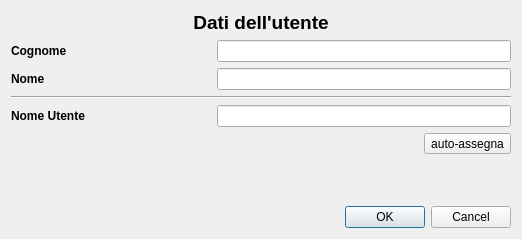
<?xml version="1.0" encoding="UTF-8"?>
<ui version="4.0">
 <class>DlgStudentMod</class>
 <widget class="QDialog" name="DlgStudentMod">
  <property name="geometry">
   <rect>
    <x>0</x>
    <y>0</y>
    <width>522</width>
    <height>239</height>
   </rect>
  </property>
  <property name="windowTitle">
   <string>Gestione Utenti</string>
  </property>
  <layout class="QVBoxLayout" name="verticalLayout">
   <item>
    <widget class="QLabel" name="label_4">
     <property name="font">
      <font>
       <pointsize>14</pointsize>
       <weight>75</weight>
       <bold>true</bold>
      </font>
     </property>
     <property name="text">
      <string>Dati dell'utente</string>
     </property>
     <property name="alignment">
      <set>Qt::AlignCenter</set>
     </property>
    </widget>
   </item>
   <item>
    <layout class="QHBoxLayout" name="horizontalLayout_3">
     <item>
      <widget class="QLabel" name="label_3">
       <property name="minimumSize">
        <size>
         <width>200</width>
         <height>0</height>
        </size>
       </property>
       <property name="font">
        <font>
         <weight>75</weight>
         <bold>true</bold>
        </font>
       </property>
       <property name="text">
        <string>Cognome</string>
       </property>
      </widget>
     </item>
     <item>
      <widget class="QLineEdit" name="editSurname"/>
     </item>
    </layout>
   </item>
   <item>
    <layout class="QHBoxLayout" name="horizontalLayout">
     <item>
      <widget class="QLabel" name="label">
       <property name="minimumSize">
        <size>
         <width>200</width>
         <height>0</height>
        </size>
       </property>
       <property name="font">
        <font>
         <weight>75</weight>
         <bold>true</bold>
        </font>
       </property>
       <property name="text">
        <string>Nome</string>
       </property>
      </widget>
     </item>
     <item>
      <widget class="QLineEdit" name="editName"/>
     </item>
    </layout>
   </item>
   <item>
    <widget class="Line" name="line">
     <property name="orientation">
      <enum>Qt::Horizontal</enum>
     </property>
    </widget>
   </item>
   <item>
    <layout class="QHBoxLayout" name="horizontalLayout_2">
     <item>
      <widget class="QLabel" name="label_2">
       <property name="minimumSize">
        <size>
         <width>200</width>
         <height>0</height>
        </size>
       </property>
       <property name="font">
        <font>
         <weight>75</weight>
         <bold>true</bold>
        </font>
       </property>
       <property name="text">
        <string>Nome Utente</string>
       </property>
      </widget>
     </item>
     <item>
      <widget class="QLineEdit" name="editUsername"/>
     </item>
    </layout>
   </item>
   <item>
    <layout class="QHBoxLayout" name="horizontalLayout_4">
     <item>
      <spacer name="horizontalSpacer">
       <property name="orientation">
        <enum>Qt::Horizontal</enum>
       </property>
       <property name="sizeHint" stdset="0">
        <size>
         <width>40</width>
         <height>20</height>
        </size>
       </property>
      </spacer>
     </item>
     <item>
      <widget class="QToolButton" name="btnBuildUsername">
       <property name="text">
        <string>auto-assegna</string>
       </property>
      </widget>
     </item>
    </layout>
   </item>
   <item>
    <spacer name="verticalSpacer">
     <property name="orientation">
      <enum>Qt::Vertical</enum>
     </property>
     <property name="sizeHint" stdset="0">
      <size>
       <width>20</width>
       <height>40</height>
      </size>
     </property>
    </spacer>
   </item>
   <item>
    <widget class="QDialogButtonBox" name="buttonBox">
     <property name="orientation">
      <enum>Qt::Horizontal</enum>
     </property>
     <property name="standardButtons">
      <set>QDialogButtonBox::Cancel|QDialogButtonBox::Ok</set>
     </property>
    </widget>
   </item>
  </layout>
 </widget>
 <resources/>
 <connections>
  <connection>
   <sender>buttonBox</sender>
   <signal>accepted()</signal>
   <receiver>DlgStudentMod</receiver>
   <slot>accept()</slot>
   <hints>
    <hint type="sourcelabel">
     <x>247</x>
     <y>213</y>
    </hint>
    <hint type="destinationlabel">
     <x>157</x>
     <y>222</y>
    </hint>
   </hints>
  </connection>
  <connection>
   <sender>buttonBox</sender>
   <signal>rejected()</signal>
   <receiver>DlgStudentMod</receiver>
   <slot>reject()</slot>
   <hints>
    <hint type="sourcelabel">
     <x>315</x>
     <y>213</y>
    </hint>
    <hint type="destinationlabel">
     <x>286</x>
     <y>222</y>
    </hint>
   </hints>
  </connection>
  <connection>
   <sender>btnBuildUsername</sender>
   <signal>clicked()</signal>
   <receiver>DlgStudentMod</receiver>
   <slot>buildUsername()</slot>
   <hints>
    <hint type="sourcelabel">
     <x>488</x>
     <y>156</y>
    </hint>
    <hint type="destinationlabel">
     <x>362</x>
     <y>151</y>
    </hint>
   </hints>
  </connection>
 </connections>
 <slots>
  <slot>buildUsername()</slot>
 </slots>
</ui>
